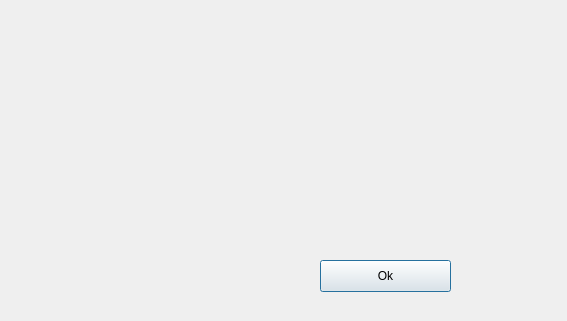
<?xml version="1.0" encoding="UTF-8"?>
<ui version="4.0">
 <class>UIAbout</class>
 <widget class="QDialog" name="UIAbout">
  <property name="geometry">
   <rect>
    <x>0</x>
    <y>0</y>
    <width>567</width>
    <height>321</height>
   </rect>
  </property>
  <property name="windowTitle">
   <string>Dialog</string>
  </property>
  <widget class="QLabel" name="labelLogo">
   <property name="geometry">
    <rect>
     <x>-20</x>
     <y>0</y>
     <width>221</width>
     <height>351</height>
    </rect>
   </property>
   <property name="text">
    <string/>
   </property>
   <property name="pixmap">
    <pixmap resource="Images.qrc">:/images/about.png</pixmap>
   </property>
  </widget>
  <widget class="QPushButton" name="pushOk">
   <property name="geometry">
    <rect>
     <x>320</x>
     <y>260</y>
     <width>131</width>
     <height>32</height>
    </rect>
   </property>
   <property name="text">
    <string>Ok</string>
   </property>
  </widget>
  <widget class="QLabel" name="labelText">
   <property name="geometry">
    <rect>
     <x>220</x>
     <y>40</y>
     <width>321</width>
     <height>171</height>
    </rect>
   </property>
   <property name="text">
    <string/>
   </property>
   <property name="alignment">
    <set>Qt::AlignCenter</set>
   </property>
   <property name="openExternalLinks">
    <bool>true</bool>
   </property>
  </widget>
 </widget>
 <resources>
  <include location="Images.qrc"/>
 </resources>
 <connections/>
</ui>
